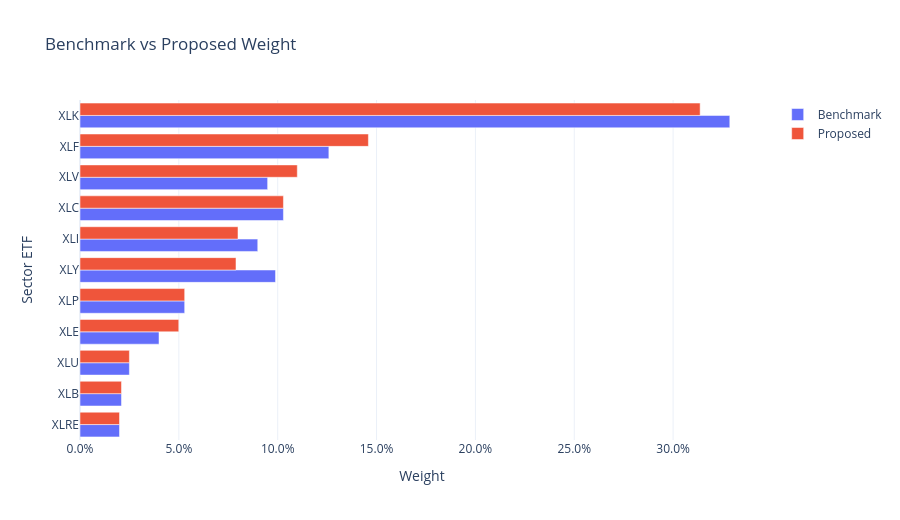
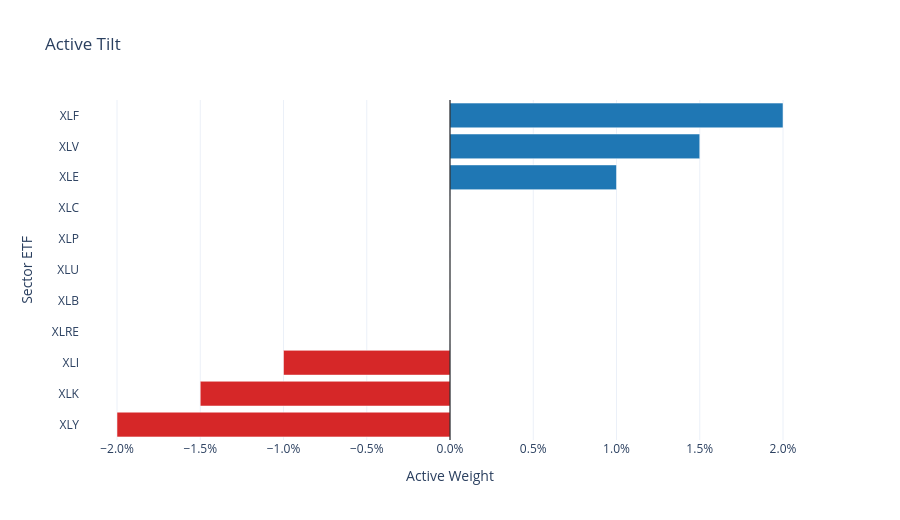
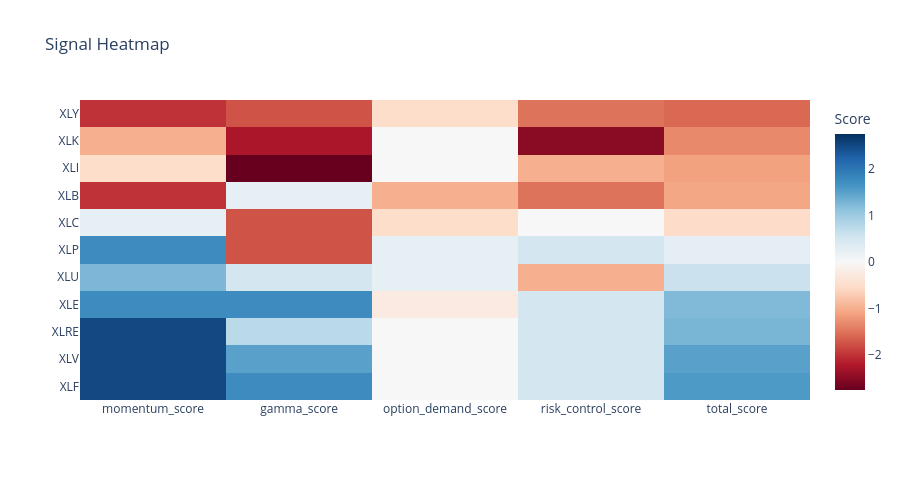
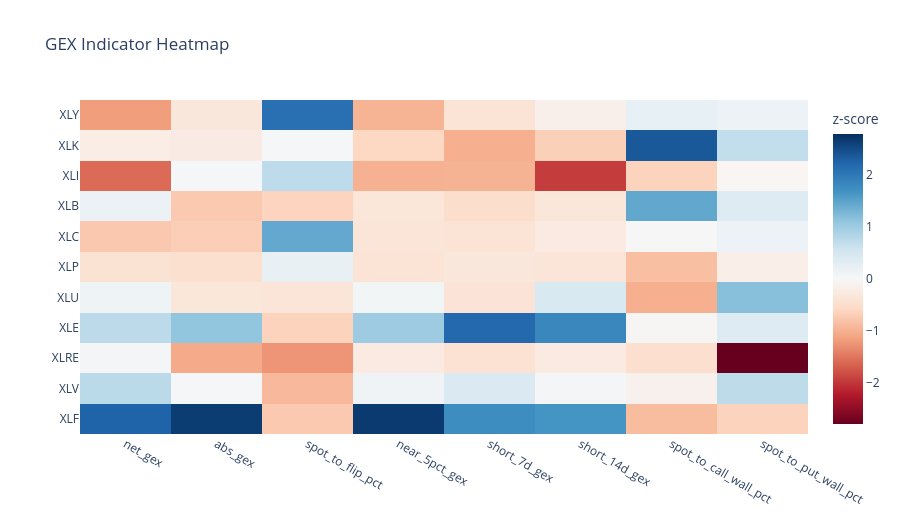

The notebook cell these images were saved under, in order:
### Markdown cell above
## Dashboard 実行

### Code cell
dashboard_figures = {}
if not proposed_portfolio.empty:
    dashboard_figures["allocation"] = plot_allocation(proposed_portfolio)
    dashboard_figures["active_tilt"] = plot_active_weights(proposed_portfolio)
    dashboard_figures["signal_heatmap"] = plot_signal_heatmap(proposed_portfolio)
    dashboard_figures["gex_indicator_heatmap"] = plot_gex_indicator_heatmap(proposed_portfolio)
    dashboard_figures["gex_by_strike"] = plot_gex_by_strike(option_chains, proposed_portfolio)
    dashboard_figures["gamma_flip_curve"] = plot_gamma_flip_curve(gex_grids, proposed_portfolio)
    dashboard_figures["price_with_walls"] = plot_price_with_walls(price_df, proposed_portfolio)
    dashboard_figures["iv_expected_move_bands"] = plot_iv_expected_move_bands(iv_expected_moves)
    dashboard_figures["iv_overlay_heatmap"] = plot_iv_overlay_heatmap(iv_expected_moves)
    dashboard_figures["Vanna/Charm Exposure Heatmap"] = plot_vanna_charm_exposure_heatmap(second_order_greeks)
    dashboard_figures["Vanna/Charm by Strike"] = plot_vanna_charm_by_strike(option_chains, proposed_portfolio)

for name, fig in dashboard_figures.items():
    print(name)
    fig.show()

display(HTML("<h3>GEX raw values</h3>"))
display(gex_summary)
display(HTML("<h3>Vanna/Charm Second-Order Greeks</h3>"))
display(second_order_greeks)
display(HTML("<h3>IV Expected Move Overlay</h3>"))
display(iv_expected_moves)

### Figure 1 — Plotly figure (JSON) as saved in the notebook; plotly's stock layout.template omitted (floating-point values rounded to 4 significant figures)
{"data": [{"name": "Benchmark", "orientation": "h", "type": "bar", "x": [0.01998, 0.02098, 0.02498, 0.03996, 0.05295, 0.0989, 0.08991, 0.1029, 0.09491, 0.1259, 0.3287], "y": ["XLRE", "XLB", "XLU", "XLE", "XLP", "XLY", "XLI", "XLC", "XLV", "XLF", "XLK"]}, {"name": "Proposed", "orientation": "h", "type": "bar", "x": [0.01998, 0.02098, 0.02498, 0.04996, 0.05295, 0.0789, 0.07991, 0.1029, 0.1099, 0.1459, 0.3137], "y": ["XLRE", "XLB", "XLU", "XLE", "XLP", "XLY", "XLI", "XLC", "XLV", "XLF", "XLK"]}], "layout": {"barmode": "group", "height": 520, "title": {"text": "Benchmark vs Proposed Weight"}, "xaxis": {"tickformat": ".1%", "title": {"text": "Weight"}}, "yaxis": {"title": {"text": "Sector ETF"}}}}

### Figure 2 — Plotly figure (JSON) as saved in the notebook; plotly's stock layout.template omitted (floating-point values rounded to 4 significant figures)
{"data": [{"marker": {"color": ["#d62728", "#d62728", "#d62728", "#1f77b4", "#1f77b4", "#1f77b4", "#1f77b4", "#1f77b4", "#1f77b4", "#1f77b4", "#1f77b4"]}, "orientation": "h", "type": "bar", "x": [-0.02, -0.015, -0.01, 3.469e-18, 3.469e-18, 6.939e-18, 1.388e-17, 2.776e-17, 0.01, 0.015, 0.02], "y": ["XLY", "XLK", "XLI", "XLRE", "XLB", "XLU", "XLP", "XLC", "XLE", "XLV", "XLF"]}], "layout": {"height": 520, "shapes": [{"line": {"color": "black", "width": 1}, "type": "line", "x0": 0, "x1": 0, "xref": "x", "y0": 0, "y1": 1, "yref": "y domain"}], "title": {"text": "Active Tilt"}, "xaxis": {"tickformat": ".1%", "title": {"text": "Active Weight"}}, "yaxis": {"title": {"text": "Sector ETF"}}}}

### Figure 3 — Plotly figure (JSON) as saved in the notebook; plotly's stock layout.template omitted (floating-point values rounded to 4 significant figures)
{"data": [{"colorbar": {"title": {"text": "Score"}}, "colorscale": [[0.0, "rgb(103,0,31)"], [0.1, "rgb(178,24,43)"], [0.2, "rgb(214,96,77)"], [0.3, "rgb(244,165,130)"], [0.4, "rgb(253,219,199)"], [0.5, "rgb(247,247,247)"], [0.6, "rgb(209,229,240)"], [0.7, "rgb(146,197,222)"], [0.8, "rgb(67,147,195)"], [0.9, "rgb(33,102,172)"], [1.0, "rgb(5,48,97)"]], "type": "heatmap", "x": ["momentum_score", "gamma_score", "option_demand_score", "risk_control_score", "total_score"], "y": ["XLF", "XLV", "XLRE", "XLE", "XLU", "XLP", "XLC", "XLB", "XLI", "XLK", "XLY"], "z": [[2.5, 1.75, 0.0, 0.5, 1.575], [2.5, 1.5, 0.0, 0.5, 1.5], [2.5, 0.75, 0.0, 0.5, 1.275], [1.75, 1.75, -0.25, 0.5, 1.225], [1.25, 0.5, 0.25, -1.0, 0.6], [1.75, -1.75, 0.25, 0.5, 0.275], [0.25, -1.75, -0.5, 0.0, -0.525], [-2.0, 0.25, -1.0, -1.5, -1.075], [-0.5, -2.75, 0.0, -1.0, -1.125], [-1.0, -2.25, 0.0, -2.5, -1.325], [-2.0, -1.75, -0.5, -1.5, -1.575]], "zmid": 0}], "layout": {"height": 480, "title": {"text": "Signal Heatmap"}}}

### Figure 4 — Plotly figure (JSON) as saved in the notebook; plotly's stock layout.template omitted (floating-point values rounded to 4 significant figures)
{"data": [{"colorbar": {"title": {"text": "z-score"}}, "colorscale": [[0.0, "rgb(103,0,31)"], [0.1, "rgb(178,24,43)"], [0.2, "rgb(214,96,77)"], [0.3, "rgb(244,165,130)"], [0.4, "rgb(253,219,199)"], [0.5, "rgb(247,247,247)"], [0.6, "rgb(209,229,240)"], [0.7, "rgb(146,197,222)"], [0.8, "rgb(67,147,195)"], [0.9, "rgb(33,102,172)"], [1.0, "rgb(5,48,97)"]], "type": "heatmap", "x": ["net_gex", "abs_gex", "spot_to_flip_pct", "near_5pct_gex", "short_7d_gex", "short_14d_gex", "spot_to_call_wall_pct", "spot_to_put_wall_pct"], "y": ["XLF", "XLV", "XLRE", "XLE", "XLU", "XLP", "XLC", "XLB", "XLI", "XLK", "XLY"], "z": [[2.266, 2.665, -0.7468, 2.691, 1.754, 1.666, -0.8813, -0.6457], [0.7646, 0.03626, -0.916, 0.1121, 0.4197, 0.05938, -0.1335, 0.73], [0.0487, -1.059, -1.246, -0.2604, -0.4176, -0.2597, -0.4764, -2.794], [0.7431, 1.119, -0.634, 1.014, 2.194, 1.827, -0.04569, 0.368], [0.1254, -0.3365, -0.3551, 0.06832, -0.3733, 0.4419, -1.013, 1.188], [-0.404, -0.4668, 0.207, -0.3808, -0.3111, -0.3591, -0.8522, -0.1777], [-0.7572, -0.6897, 1.437, -0.363, -0.3854, -0.2579, -0.01692, 0.1576], [0.183, -0.7481, -0.6266, -0.3419, -0.5044, -0.3351, 1.456, 0.3648], [-1.587, 0.02675, 0.7368, -0.991, -0.9764, -1.96, -0.6425, -0.04892], [-0.2067, -0.2309, 0.02696, -0.5882, -1.007, -0.6696, 2.374, 0.6894], [-1.176, -0.3162, 2.116, -0.9604, -0.3917, -0.1534, 0.232, 0.1681]], "zmid": 0}], "layout": {"height": 520, "title": {"text": "GEX Indicator Heatmap"}}}
